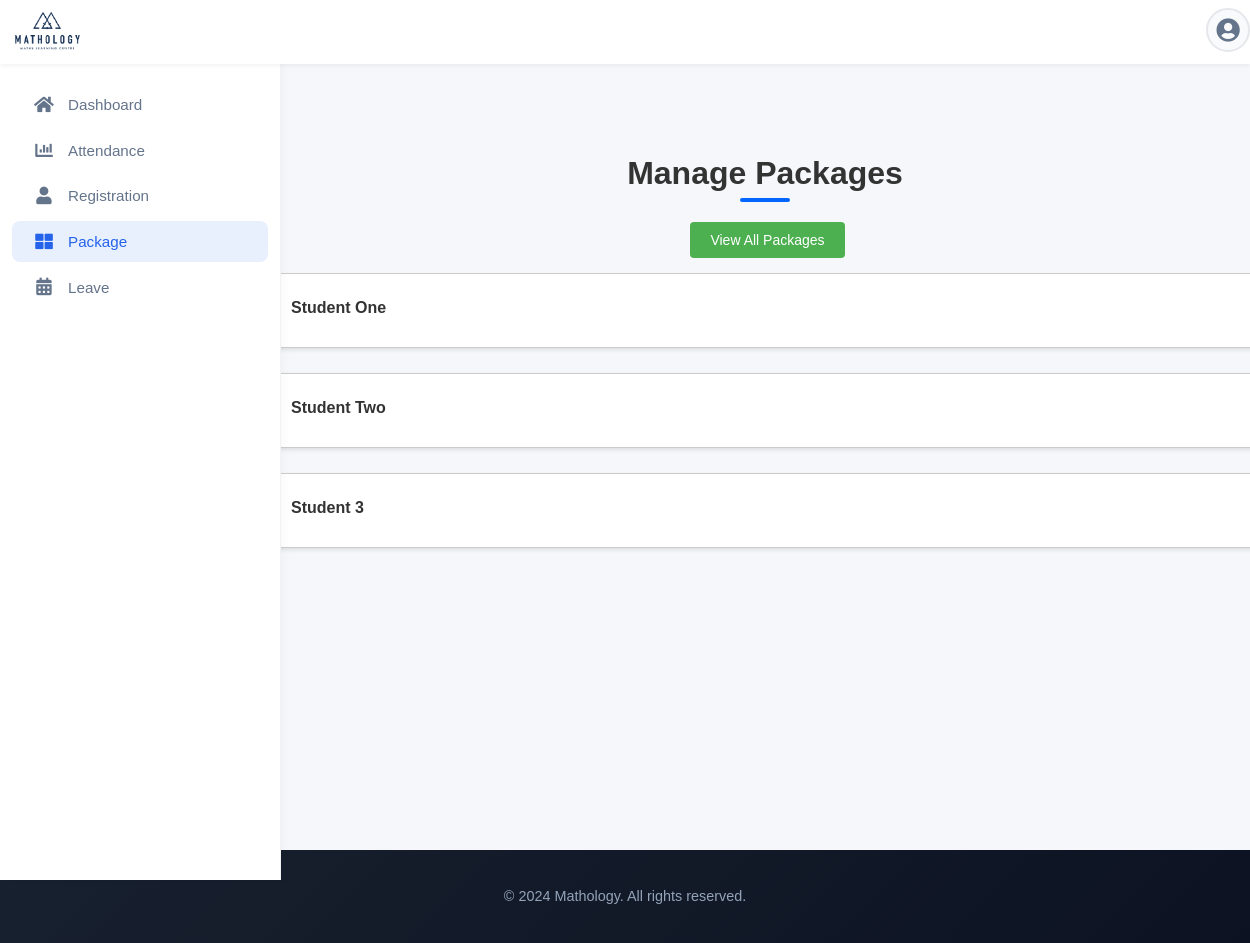
Page /staff/staff-package.php (signed in) on the earlier database version.
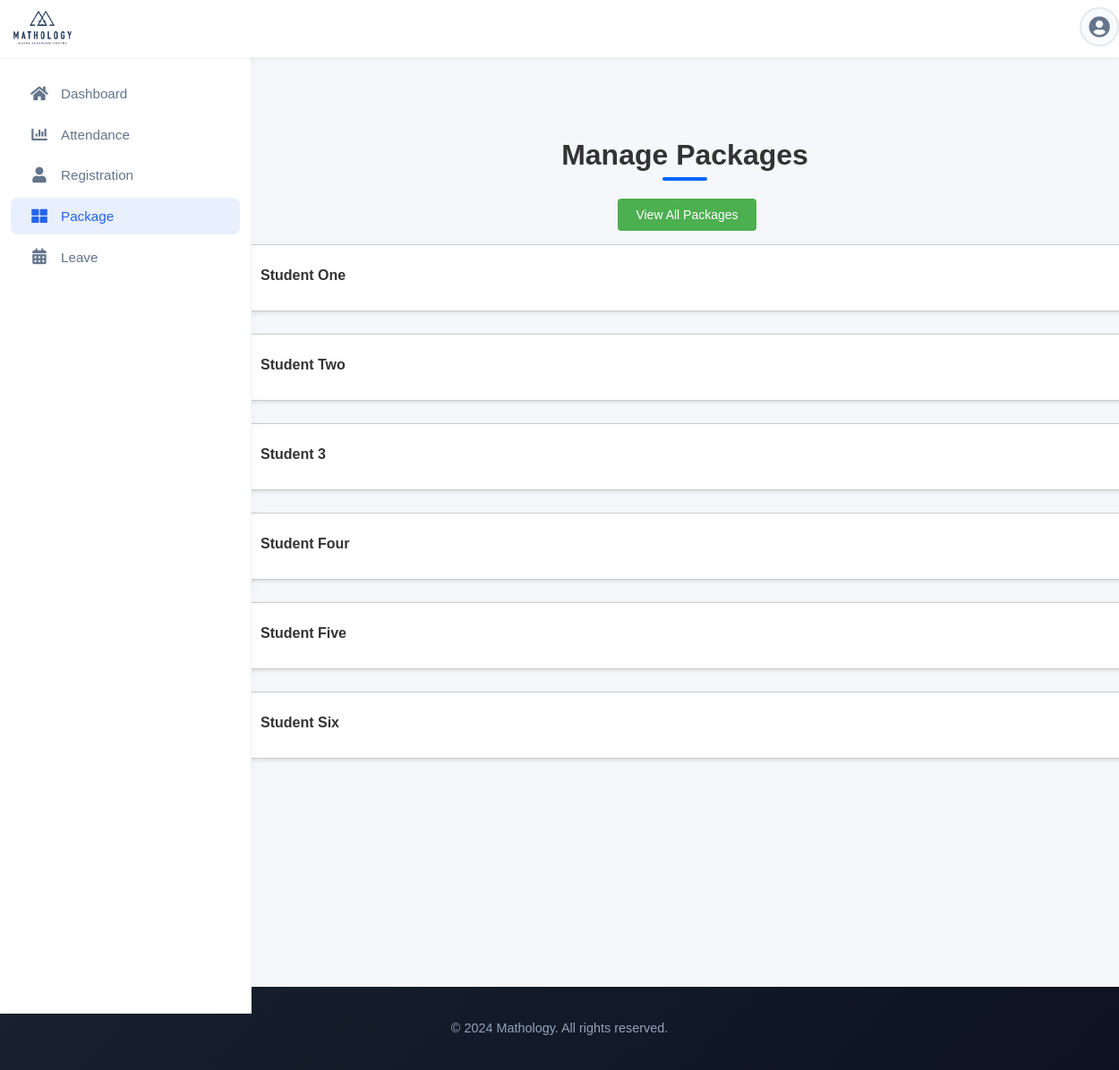
Same page on the later database version.
### tables this page shows
CREATE TABLE `students` (
  `student_id` int(11) NOT NULL,
  `parent_id` int(11) DEFAULT NULL,
  `student_name` varchar(100) NOT NULL,
  `class` varchar(50) DEFAULT NULL,
  `package_id` int(11) DEFAULT NULL,
  `created_at` timestamp NOT NULL DEFAULT current_timestamp()
);

### staff/includes/fetch-student-package-process.php (called while the page is built, shortened)
<?php
require_once "../config/connect.php";
$sql = "SELECT s.student_id, s.student_name, s.class, s.package_id, s.parent_id,
        p.package_name, p.price, p.details , p.deposit_fee
        FROM students s
        LEFT JOIN packages p ON s.package_id = p.id";
$result = $conn->query($sql);
$students = array();
if ($result->num_rows > 0) {
    while($row = $result->fetch_assoc()) {
        $student = array(
            "student_id" => $row["student_id"],
            "parent_id" => $row["parent_id"],
            "student_name" => $row["student_name"],
            "class" => $row["class"],
            "package" => array(
                "package_id" => $row["package_id"],
                "package_name" => $row["package_name"],
                "deposit_fee" => $row["deposit_fee"],
                "price" => $row["price"],
                "details" => $row["details"]
            )
        );
        $students[] = $student;
    }
}
var_dump($students);
?>

### staff/staff-package.php (the view, shortened to what this page needs)
<?php
require_once "../config/connect.php";
include "../includes/header.php";
require_once "../includes/sidebar.php";
require_once "includes/fetch-student-package-process.php";
?>
<head>
    <link rel="stylesheet" href="../assets/css/staff.css">
    <link rel="stylesheet" href="../assets/css/styles.css">
</head>
<body>
    <div class="dashboard-layout">
        <?php renderSidebar('staff'); ?>
        <div class="main-content">
            <h1>Manage Packages</h1>
            <button class="view-packages-btn" onclick="showPackagesModal()">View All Packages</button>
            <div class="attendance-container-list">
                <?php if (!empty($students)): ?>
                    <?php foreach ($students as $student): ?>
                        <div class="student-package-record" onclick="showUpdateForm(<?php echo $student['student_id']; ?>)">
                            <div class="student-header">
                                <div class="student-name"><?php echo htmlspecialchars($student['student_name']); ?></div>
                            </div>
                        </div>
                    <?php endforeach; ?>
                <?php else: ?>
                    <p>No student records found.</p>
                <?php endif; ?>
            </div>
        </div>
    </div>
</body>
<?php
include "../includes/footer.php";
?>

### includes/sidebar.php (shortened to what this page needs)
<?php
function renderSidebar($role) {
    $sidebarItems = [
        'parent' => [
            ['icon' => 'fas fa-home', 'text' => 'Dashboard', 'link' => 'parent-dashboard.php'],
            ['icon' => 'fas fa-table', 'text' => 'Timetable', 'link' => 'parent-timetable.php'],
            ['icon' => 'fas fa-calendar-alt', 'text' => 'Leave', 'link' => 'parent-leave-view.php'],
            ['icon' => 'fas fa-chart-bar', 'text' => 'Attendance', 'link' => 'parent-attendance.php'],
            ['icon' => 'fas fa-th-large', 'text' => 'Package', 'link' => 'parent-package.php'],
        ],
        'manager' => [
            ['icon' => 'fas fa-home', 'text' => 'Dashboard', 'link' => 'managerDashboard.php'],
            ['icon' => 'fas fa-users', 'text' => 'Staff', 'link' => 'managerStaff.php'],
            ['icon' => 'fas fa-file-alt', 'text' => 'Report', 'link' => 'managerReport.php'],
        ],
        'staff' => [
            ['icon' => 'fas fa-home', 'text' => 'Dashboard', 'link' => 'staff-dashboard.php'],
            ['icon' => 'fas fa-chart-bar', 'text' => 'Attendance', 'link' => 'staff-attendance.php'],
            ['icon' => 'fas fa-user', 'text' => 'Registration', 'link' => 'staff-registration.php'],
            ['icon' => 'fas fa-th-large', 'text' => 'Package', 'link' => 'staff-package.php'],
            ['icon' => 'fas fa-calendar-alt', 'text' => 'Leave', 'link' => 'staff-leave-approval.php']
        ],
    ];
    $items = $sidebarItems[$role] ?? [];
    $currentPage = basename($_SERVER['PHP_SELF']);
    echo "<aside class='sidebar' id='sidebar'>";
    echo '<nav><ul>';
    foreach ($items as $item) {
        $isActive = ($currentPage === $item['link']) ? 'active' : '';
        echo "<li><a href='{$item['link']}' class='{$isActive}'>";
        echo "<i class='{$item['icon']}'></i>";
        echo "<span>{$item['text']}</span>";
        echo "</a></li>";
    }
    echo '</ul></nav>';
    echo '</aside>';
}
?>

Differences in the rows shown:
added students: student_name "Student Four"
added students: student_name "Student Five"
added students: student_name "Student Six"
